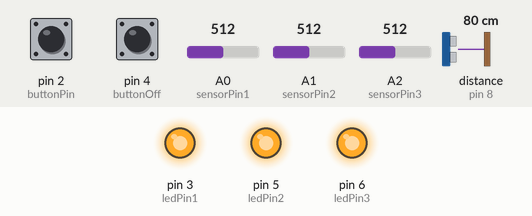
This sketch was run on a simulated Arduino Uno, built with avr-gcc and run on an emulated ATmega328P. On the bench: output pins drawn as LEDs (lit = HIGH). Wiring (inferred from the names in the program): ultrasonic range finder: trigger pin 7; echo pin 8. The test bench sets the inputs (shaded band); at power-on: distance to the obstacle (sensor on pin 8) 80 cm, pin 4 (buttonOff) LOW, A0 (sensorPin1) = 512, A1 (sensorPin2) = 512, A2 (sensorPin3) = 512, pin 2 (buttonPin) LOW. The echo pulse lasts 58.3 µs per cm; pins used as bus, display or sensor lines are not drawn.

Above: at 1.2 s.
1.3 s: distance to the obstacle (sensor on pin 8) set to 18 cm
2.8 s: distance to the obstacle (sensor on pin 8) set to 14 cm
At 4.0 s:
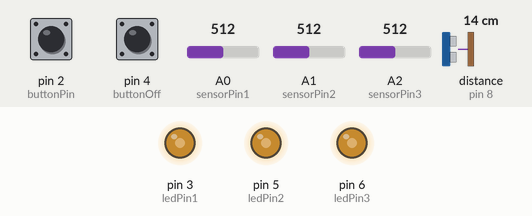
4.3 s: pin 4 (buttonOff) pulled HIGH for 0.15 s
At 4.37 s:
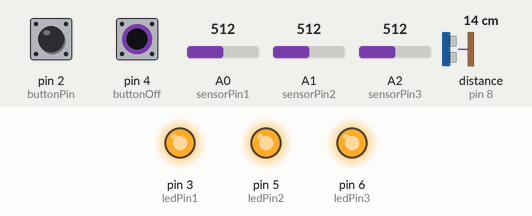
5.9 s: A0 (sensorPin1) set to 716
At 6.2 s:
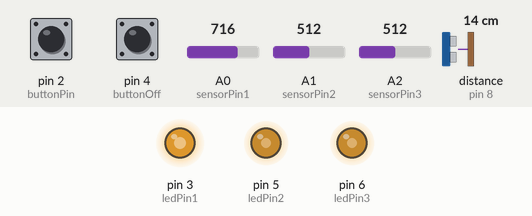
7.4 s: A1 (sensorPin2) set to 716
At 8.5 s:
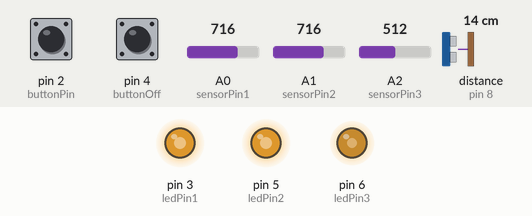
8.9 s: A2 (sensorPin3) set to 716
At 9.6 s:
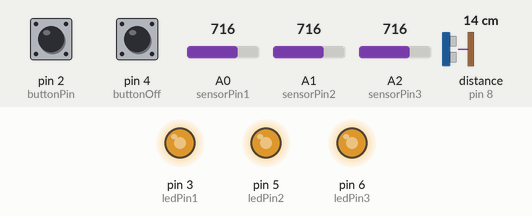
Timing chart, 0 to 11.4 s (numbered marks = the images above; inputs shaded):
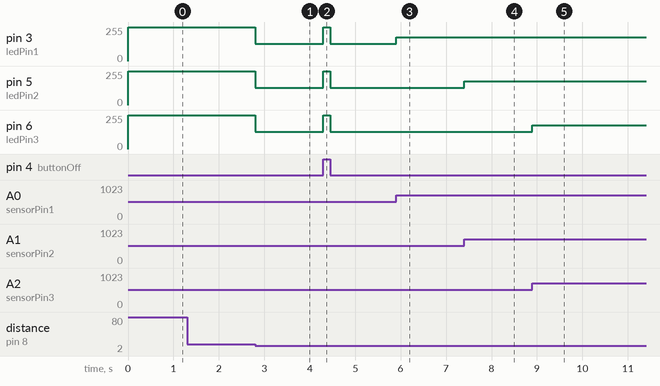

The sketch:

scorpion-lamp.ino
```cpp
int sensorPin1 = A0;
int sensorPin2 = A1;
int sensorPin3 = A2;
int ledPin1 = 3;
int ledPin2 = 5;
int ledPin3 = 6;
int sensorValue1 = 0;
int sensorValue2 = 0;
int sensorValue3 = 0;
int mappedValue1 = 0;
int mappedValue2 = 0;
int mappedValue3 = 0;

const int buttonPin = 2;
const int buttonOff = 4;
const int ledPin = 13;
int buttonState = 0;
int buttonOffState = 0;

const int trigPin = 7;
const int echoPin = 8;
int mapValue = 0;
float duration, distance;

void setup() {
  pinMode(buttonPin, INPUT);
  pinMode(buttonOff, INPUT);
  pinMode(ledPin1, OUTPUT);
  pinMode(ledPin2, OUTPUT);
  pinMode(ledPin3, OUTPUT);

  pinMode(trigPin, OUTPUT);
  pinMode(echoPin, INPUT);
}

double timeout = 100 * 60 * 60;
int counter = 0;
int active = 0;

void loop() {
  buttonState = digitalRead(buttonPin);
  buttonOffState = digitalRead(buttonOff);
  if (buttonState == HIGH) {
    active = 1;
  }
  if (buttonOffState == HIGH) {
    active = 0;
    counter = 0;
  }

  if (active == 1) {
    counter++;
    sensorValue1 = analogRead(sensorPin1);
    mappedValue1 = map(sensorValue1, 0, 1020, 0, 255);
    analogWrite(ledPin1, mappedValue1);
    sensorValue2 = analogRead(sensorPin2);
    mappedValue2 = map(sensorValue2, 0, 1020, 0, 255);
    analogWrite(ledPin2, mappedValue2);
    sensorValue3 = analogRead(sensorPin3);
    mappedValue3 = map(sensorValue3, 0, 1020, 0, 255);
    analogWrite(ledPin3, mappedValue3);
  } else {
    analogWrite(ledPin1, 255);
    analogWrite(ledPin2, 255);
    analogWrite(ledPin3, 255);
  }

  if (counter > timeout) {
    active = 0;
    counter = 0;
  }

  digitalWrite(trigPin, LOW);
  delayMicroseconds(2);
  digitalWrite(trigPin, HIGH);
  delayMicroseconds(10);
  digitalWrite(trigPin, LOW);

  duration = pulseIn(echoPin, HIGH);
  distance = (duration*.0343)/2;

  if (distance < 15) {
    active = 1;
  }
  delay(1);
}
```

Measured:
- the behaviour switches between 16 and 15 cm on distance to the obstacle (sensor on pin 8) (found by bisection; images 0 and 1)
- after the input at 1.3 s, every drawn part: stays the same
- after the input at 2.8 s, pin 3 (ledPin1), pin 5 (ledPin2), pin 6 (ledPin3): 255/255 → 128/255 at once
- after the input at 4.3 s, pin 3 (ledPin1), pin 5 (ledPin2), pin 6 (ledPin3): 128/255 → 255/255 at once, → 128/255 0.15 s later
- after the input at 5.9 s, pin 3 (ledPin1): 128/255 → 179/255 at once
- after the input at 7.4 s, pin 5 (ledPin2): 128/255 → 179/255 at once
- after the input at 8.9 s, pin 6 (ledPin3): 128/255 → 179/255 at once
